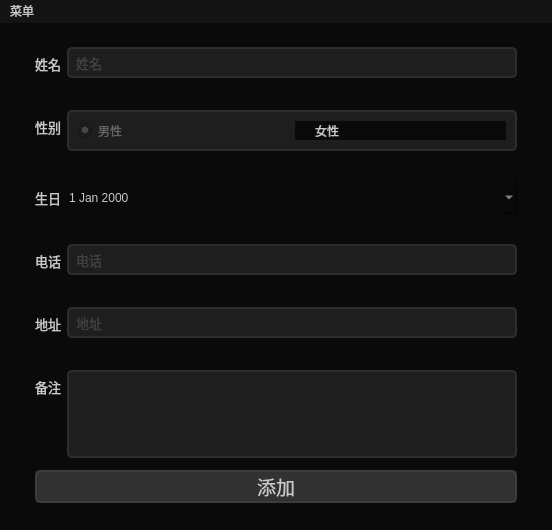
<?xml version="1.0" encoding="UTF-8"?>
<ui version="4.0">
 <class>MainWindow</class>
 <widget class="QMainWindow" name="MainWindow">
  <property name="geometry">
   <rect>
    <x>0</x>
    <y>0</y>
    <width>552</width>
    <height>530</height>
   </rect>
  </property>
  <property name="windowTitle">
   <string>添加患者</string>
  </property>
  <property name="styleSheet">
   <string notr="true">color: rgb(200, 200, 200);
background-color: rgb(20, 20, 20);</string>
  </property>
  <widget class="QWidget" name="centralwidget">
   <property name="styleSheet">
    <string notr="true">color: rgb(200, 200, 200);
background-color: rgb(10, 10, 10);</string>
   </property>
   <layout class="QVBoxLayout" name="verticalLayout">
    <item>
     <widget class="QFrame" name="frame_3">
      <property name="styleSheet">
       <string notr="true">border-radius: 10px;</string>
      </property>
      <property name="frameShape">
       <enum>QFrame::StyledPanel</enum>
      </property>
      <property name="frameShadow">
       <enum>QFrame::Raised</enum>
      </property>
      <layout class="QHBoxLayout" name="horizontalLayout_6">
       <item>
        <widget class="QFrame" name="login_area_2">
         <property name="maximumSize">
          <size>
           <width>500</width>
           <height>600</height>
          </size>
         </property>
         <property name="styleSheet">
          <string notr="true">border-radius: 10px;</string>
         </property>
         <property name="frameShape">
          <enum>QFrame::NoFrame</enum>
         </property>
         <property name="frameShadow">
          <enum>QFrame::Raised</enum>
         </property>
         <layout class="QVBoxLayout" name="verticalLayout_3">
          <property name="topMargin">
           <number>0</number>
          </property>
          <item>
           <layout class="QVBoxLayout" name="verticalLayout_4">
            <item>
             <layout class="QFormLayout" name="formLayout_2">
              <property name="verticalSpacing">
               <number>30</number>
              </property>
              <property name="topMargin">
               <number>6</number>
              </property>
              <property name="bottomMargin">
               <number>6</number>
              </property>
              <item row="0" column="0">
               <widget class="QLabel" name="label_17">
                <property name="sizePolicy">
                 <sizepolicy hsizetype="Preferred" vsizetype="Fixed">
                  <horstretch>0</horstretch>
                  <verstretch>0</verstretch>
                 </sizepolicy>
                </property>
                <property name="minimumSize">
                 <size>
                  <width>0</width>
                  <height>33</height>
                 </size>
                </property>
                <property name="font">
                 <font>
                  <family>宋体</family>
                  <pointsize>10</pointsize>
                 </font>
                </property>
                <property name="text">
                 <string>姓名</string>
                </property>
                <property name="alignment">
                 <set>Qt::AlignCenter</set>
                </property>
               </widget>
              </item>
              <item row="0" column="1">
               <widget class="QLineEdit" name="nameEdit">
                <property name="font">
                 <font>
                  <family>Segoe UI</family>
                  <pointsize>10</pointsize>
                 </font>
                </property>
                <property name="styleSheet">
                 <string notr="true">QLineEdit {
	border: 2px solid rgb(45, 45, 45);
	border-radius: 5px;
	padding: 5px;
	background-color: rgb(30, 30, 30);	
	color: rgb(100, 100, 100);
}
QLineEdit:hover {
	border: 2px solid rgb(55, 55, 55);
}
QLineEdit:focus {
	border: 2px solid rgb(170, 255, 255);	
	color: rgb(200, 200, 200);
}</string>
                </property>
                <property name="text">
                 <string/>
                </property>
                <property name="maxLength">
                 <number>32</number>
                </property>
                <property name="placeholderText">
                 <string>姓名</string>
                </property>
               </widget>
              </item>
              <item row="1" column="0">
               <widget class="QLabel" name="label_12">
                <property name="sizePolicy">
                 <sizepolicy hsizetype="Preferred" vsizetype="Fixed">
                  <horstretch>0</horstretch>
                  <verstretch>0</verstretch>
                 </sizepolicy>
                </property>
                <property name="minimumSize">
                 <size>
                  <width>0</width>
                  <height>33</height>
                 </size>
                </property>
                <property name="font">
                 <font>
                  <family>宋体</family>
                  <pointsize>10</pointsize>
                 </font>
                </property>
                <property name="text">
                 <string>性别</string>
                </property>
                <property name="alignment">
                 <set>Qt::AlignCenter</set>
                </property>
               </widget>
              </item>
              <item row="1" column="1">
               <widget class="QFrame" name="frame_4">
                <property name="styleSheet">
                 <string notr="true">QFrame {
	border: 2px solid rgb(45, 45, 45);
	border-radius: 5px;
	background-color: rgb(30, 30, 30);	
	color: rgb(100, 100, 100);
}
</string>
                </property>
                <property name="frameShape">
                 <enum>QFrame::Box</enum>
                </property>
                <property name="frameShadow">
                 <enum>QFrame::Plain</enum>
                </property>
                <property name="lineWidth">
                 <number>5</number>
                </property>
                <layout class="QHBoxLayout" name="horizontalLayout_7">
                 <item>
                  <layout class="QHBoxLayout" name="horizontalLayout_8">
                   <item>
                    <widget class="QRadioButton" name="MaleButton">
                     <property name="styleSheet">
                      <string notr="true">QRadioButton {
	background-color: rgb(30, 30, 30);	
	color: rgb(100, 100, 100);
}
</string>
                     </property>
                     <property name="text">
                      <string>男性</string>
                     </property>
                     <property name="checkable">
                      <bool>true</bool>
                     </property>
                     <property name="checked">
                      <bool>true</bool>
                     </property>
                    </widget>
                   </item>
                   <item>
                    <widget class="QRadioButton" name="FemaleButton">
                     <property name="styleSheet">
                      <string notr="true">QRadioButton {
	background-color: rgb(30, 30, 30);	
	color: rgb(100, 100, 100);
}
r</string>
                     </property>
                     <property name="text">
                      <string>女性</string>
                     </property>
                    </widget>
                   </item>
                  </layout>
                 </item>
                </layout>
               </widget>
              </item>
              <item row="2" column="0">
               <widget class="QLabel" name="label_13">
                <property name="sizePolicy">
                 <sizepolicy hsizetype="Preferred" vsizetype="Fixed">
                  <horstretch>0</horstretch>
                  <verstretch>0</verstretch>
                 </sizepolicy>
                </property>
                <property name="minimumSize">
                 <size>
                  <width>0</width>
                  <height>33</height>
                 </size>
                </property>
                <property name="font">
                 <font>
                  <family>宋体</family>
                  <pointsize>10</pointsize>
                 </font>
                </property>
                <property name="text">
                 <string>生日</string>
                </property>
                <property name="alignment">
                 <set>Qt::AlignCenter</set>
                </property>
               </widget>
              </item>
              <item row="2" column="1">
               <widget class="QDateEdit" name="birthdayEdit">
                <property name="minimumSize">
                 <size>
                  <width>0</width>
                  <height>33</height>
                 </size>
                </property>
                <property name="styleSheet">
                 <string notr="true">QLineEdit {
	border: 2px solid rgb(45, 45, 45);
	border-radius: 5px;
	padding: 5px;
	background-color: rgb(30, 30, 30);	
	color: rgb(100, 100, 100);
}
QLineEdit:hover {
	border: 2px solid rgb(55, 55, 55);
}
QLineEdit:focus {
	border: 2px solid rgb(170, 255, 255);	
	color: rgb(200, 200, 200);
}</string>
                </property>
                <property name="calendarPopup">
                 <bool>true</bool>
                </property>
               </widget>
              </item>
              <item row="3" column="0">
               <widget class="QLabel" name="label_14">
                <property name="sizePolicy">
                 <sizepolicy hsizetype="Preferred" vsizetype="Fixed">
                  <horstretch>0</horstretch>
                  <verstretch>0</verstretch>
                 </sizepolicy>
                </property>
                <property name="minimumSize">
                 <size>
                  <width>0</width>
                  <height>33</height>
                 </size>
                </property>
                <property name="font">
                 <font>
                  <family>宋体</family>
                  <pointsize>10</pointsize>
                 </font>
                </property>
                <property name="text">
                 <string>电话</string>
                </property>
                <property name="alignment">
                 <set>Qt::AlignCenter</set>
                </property>
               </widget>
              </item>
              <item row="3" column="1">
               <widget class="QLineEdit" name="phoneEdit">
                <property name="font">
                 <font>
                  <family>Segoe UI</family>
                  <pointsize>10</pointsize>
                 </font>
                </property>
                <property name="styleSheet">
                 <string notr="true">QLineEdit {
	border: 2px solid rgb(45, 45, 45);
	border-radius: 5px;
	padding: 5px;
	background-color: rgb(30, 30, 30);	
	color: rgb(100, 100, 100);
}
QLineEdit:hover {
	border: 2px solid rgb(55, 55, 55);
}
QLineEdit:focus {
	border: 2px solid rgb(170, 255, 255);	
	color: rgb(200, 200, 200);
}</string>
                </property>
                <property name="text">
                 <string/>
                </property>
                <property name="maxLength">
                 <number>32</number>
                </property>
                <property name="placeholderText">
                 <string>电话</string>
                </property>
               </widget>
              </item>
              <item row="4" column="0">
               <widget class="QLabel" name="label_15">
                <property name="sizePolicy">
                 <sizepolicy hsizetype="Preferred" vsizetype="Fixed">
                  <horstretch>0</horstretch>
                  <verstretch>0</verstretch>
                 </sizepolicy>
                </property>
                <property name="minimumSize">
                 <size>
                  <width>0</width>
                  <height>33</height>
                 </size>
                </property>
                <property name="font">
                 <font>
                  <family>宋体</family>
                  <pointsize>10</pointsize>
                 </font>
                </property>
                <property name="text">
                 <string>地址</string>
                </property>
                <property name="alignment">
                 <set>Qt::AlignCenter</set>
                </property>
               </widget>
              </item>
              <item row="4" column="1">
               <widget class="QLineEdit" name="addressEdit">
                <property name="font">
                 <font>
                  <family>Segoe UI</family>
                  <pointsize>10</pointsize>
                 </font>
                </property>
                <property name="styleSheet">
                 <string notr="true">QLineEdit {
	border: 2px solid rgb(45, 45, 45);
	border-radius: 5px;
	padding: 5px;
	background-color: rgb(30, 30, 30);	
	color: rgb(100, 100, 100);
}
QLineEdit:hover {
	border: 2px solid rgb(55, 55, 55);
}
QLineEdit:focus {
	border: 2px solid rgb(170, 255, 255);	
	color: rgb(200, 200, 200);
}</string>
                </property>
                <property name="text">
                 <string/>
                </property>
                <property name="maxLength">
                 <number>32</number>
                </property>
                <property name="placeholderText">
                 <string>地址</string>
                </property>
               </widget>
              </item>
              <item row="5" column="0">
               <widget class="QLabel" name="label_16">
                <property name="sizePolicy">
                 <sizepolicy hsizetype="Preferred" vsizetype="Fixed">
                  <horstretch>0</horstretch>
                  <verstretch>0</verstretch>
                 </sizepolicy>
                </property>
                <property name="minimumSize">
                 <size>
                  <width>0</width>
                  <height>33</height>
                 </size>
                </property>
                <property name="font">
                 <font>
                  <family>宋体</family>
                  <pointsize>10</pointsize>
                 </font>
                </property>
                <property name="text">
                 <string>备注</string>
                </property>
                <property name="alignment">
                 <set>Qt::AlignCenter</set>
                </property>
               </widget>
              </item>
              <item row="5" column="1">
               <widget class="QPlainTextEdit" name="backupEdit">
                <property name="styleSheet">
                 <string notr="true">QPlainTextEdit {
	border: 2px solid rgb(45, 45, 45);
	border-radius: 5px;
	padding: 5px;
	background-color: rgb(30, 30, 30);	
	color: rgb(100, 100, 100);
}
QPlainTextEdit:hover {
	border: 2px solid rgb(55, 55, 55);
}
QPlainTextEdit:focus {
	border: 2px solid rgb(170, 255, 255);	
	color: rgb(200, 200, 200);
}</string>
                </property>
               </widget>
              </item>
             </layout>
            </item>
            <item>
             <widget class="QPushButton" name="registerButton">
              <property name="font">
               <font>
                <family>宋体</family>
                <pointsize>14</pointsize>
               </font>
              </property>
              <property name="styleSheet">
               <string notr="true">QPushButton {	
	background-color: rgb(50, 50, 50);
	border: 2px solid rgb(60, 60, 60);
	border-radius: 5px;
}
QPushButton:hover {	
	background-color: rgb(60, 60, 60);
	border: 2px solid rgb(70, 70, 70);
}
QPushButton:pressed {	
	background-color: rgb(170, 255, 255);
	border: 2px solid rgb(255, 165, 24);	
	color: rgb(35, 35, 35);
}</string>
              </property>
              <property name="text">
               <string>添加</string>
              </property>
             </widget>
            </item>
           </layout>
          </item>
         </layout>
        </widget>
       </item>
      </layout>
     </widget>
    </item>
   </layout>
  </widget>
  <widget class="QMenuBar" name="menubar">
   <property name="geometry">
    <rect>
     <x>0</x>
     <y>0</y>
     <width>552</width>
     <height>23</height>
    </rect>
   </property>
   <widget class="QMenu" name="menu">
    <property name="title">
     <string>菜单</string>
    </property>
    <widget class="QMenu" name="menu_2">
     <property name="geometry">
      <rect>
       <x>616</x>
       <y>390</y>
       <width>163</width>
       <height>72</height>
      </rect>
     </property>
     <property name="title">
      <string>导入信息</string>
     </property>
     <addaction name="DICOMaction"/>
    </widget>
    <addaction name="menu_2"/>
   </widget>
   <addaction name="menu"/>
  </widget>
  <action name="DICOMaction">
   <property name="text">
    <string>由DICOM文件导入</string>
   </property>
  </action>
 </widget>
 <resources/>
 <connections/>
</ui>
